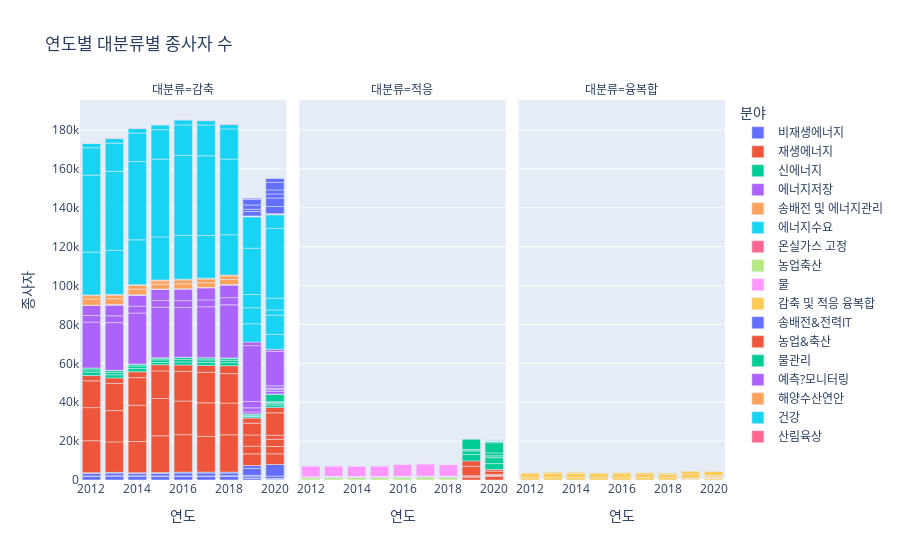

The notebook cell saved with this chart:
### Code cell
# 기후기술 분류별 종사자 수
fig = px.bar(data_frame=df_nemp, x="연도", y="종사자", facet_col="대분류", color="분야", title="연도별 대분류별 종사자 수")
fig.show()

ct.get_embed(cp.plot(fig, filename="연도별 대분류별 종사자 수", auto_open=False))

### Figure 1 — Plotly figure (JSON) as saved in the notebook; plotly's stock layout.template omitted (floating-point values rounded to 4 significant figures)
{"data": [{"alignmentgroup": "True", "hovertemplate": "분야=비재생에너지<br>대분류=감축<br>연도=%{x}<br>종사자=%{y}<extra></extra>", "legendgroup": "비재생에너지", "marker": {"color": "#636efa", "pattern": {"shape": ""}}, "name": "비재생에너지", "offsetgroup": "비재생에너지", "orientation": "v", "showlegend": true, "textposition": "auto", "type": "bar", "x": [2012, 2013, 2014, 2015, 2016, 2017, 2018, 2012, 2013, 2014, 2015, 2016, 2017, 2018, 2012, 2013, 2014, 2015, 2016, 2017, 2018, 2012, 2013, 2014, 2015, 2016, 2017, 2018, 2019, 2020, 2020, 2020, 2020, 2019, 2019, 2019, 2020, 2019, 2020], "xaxis": "x", "y": [1864, 2011, 1977, 1891, 1891, 1854, 1892, 183, 173, 145, 157, 227, 233, 243, 1316, 1354, 1224, 1327, 1467, 1504, 1449, 370, 391, 410, 431, 475, 488, 484, 816, 418, 194, 98, 20, 839, 739, 3548, 1248, 1472, 5997], "yaxis": "y"}, {"alignmentgroup": "True", "hovertemplate": "분야=재생에너지<br>대분류=감축<br>연도=%{x}<br>종사자=%{y}<extra></extra>", "legendgroup": "재생에너지", "marker": {"color": "#EF553B", "pattern": {"shape": ""}}, "name": "재생에너지", "offsetgroup": "재생에너지", "orientation": "v", "showlegend": true, "textposition": "auto", "type": "bar", "x": [2012, 2013, 2014, 2015, 2016, 2017, 2018, 2012, 2013, 2014, 2015, 2016, 2017, 2018, 2012, 2013, 2014, 2015, 2016, 2017, 2018, 2012, 2013, 2014, 2015, 2016, 2017, 2018, 2019, 2020, 2020, 2020, 2020, 2019, 2019, 2019, 2020, 2019, 2020], "xaxis": "x", "y": [16482, 15676, 16026, 18951, 19277, 18331, 19172, 17003, 16086, 18692, 19171, 17280, 17277, 16328, 13784, 13999, 14200, 14186, 15246, 15697, 15162, 2713, 2806, 2991, 3167, 3288, 3557, 4047, 6043, 5512, 3744, 3752, 2036, 3936, 5772, 6066, 11513, 2609, 2811], "yaxis": "y"}, {"alignmentgroup": "True", "hovertemplate": "분야=신에너지<br>대분류=감축<br>연도=%{x}<br>종사자=%{y}<extra></extra>", "legendgroup": "신에너지", "marker": {"color": "#00cc96", "pattern": {"shape": ""}}, "name": "신에너지", "offsetgroup": "신에너지", "orientation": "v", "showlegend": true, "textposition": "auto", "type": "bar", "x": [2012, 2013, 2014, 2015, 2016, 2017, 2018, 2012, 2013, 2014, 2015, 2016, 2017, 2018, 2012, 2013, 2014, 2015, 2016, 2017, 2018, 2012, 2013, 2014, 2015, 2016, 2017, 2018, 2019, 2020, 2020, 2020, 2020, 2019, 2019, 2019, 2020, 2019, 2020], "xaxis": "x", "y": [1789, 1645, 1658, 1228, 1553, 1565, 1588, 1123, 1281, 1302, 1314, 1305, 1284, 1248, 991, 931, 940, 962, 1040, 1071, 1047, 38, 43, 53, 62, 79, 73, 85, 753, 1194, 732, 717, 242, 153, 308, 864, 3719, 3, 304], "yaxis": "y"}, {"alignmentgroup": "True", "hovertemplate": "분야=에너지저장<br>대분류=감축<br>연도=%{x}<br>종사자=%{y}<extra></extra>", "legendgroup": "에너지저장", "marker": {"color": "#ab63fa", "pattern": {"shape": ""}}, "name": "에너지저장", "offsetgroup": "에너지저장", "orientation": "v", "showlegend": true, "textposition": "auto", "type": "bar", "x": [2012, 2013, 2014, 2015, 2016, 2017, 2018, 2012, 2013, 2014, 2015, 2016, 2017, 2018, 2012, 2013, 2014, 2015, 2016, 2017, 2018, 2012, 2013, 2014, 2015, 2016, 2017, 2018, 2019, 2020, 2020, 2020, 2020, 2019, 2019, 2019, 2020, 2019, 2020], "xaxis": "x", "y": [23579, 24547, 26230, 26043, 25607, 26165, 27338, 3387, 3521, 3580, 3447, 3492, 3528, 3705, 5126, 5561, 5632, 5691, 5983, 6233, 6485, 38, 41, 48, 62, 66, 75, 86, 1083, 1362, 901, 700, 1201, 2116, 3248, 28732, 17734, 1843, 1035], "yaxis": "y"}, {"alignmentgroup": "True", "hovertemplate": "분야=송배전 및 에너지관리<br>대분류=감축<br>연도=%{x}<br>종사자=%{y}<extra></extra>", "legendgroup": "송배전 및 에너지관리", "marker": {"color": "#FFA15A", "pattern": {"shape": ""}}, "name": "송배전 및 에너지관리", "offsetgroup": "송배전 및 에너지관리", "orientation": "v", "showlegend": true, "textposition": "auto", "type": "bar", "x": [2012, 2013, 2014, 2015, 2016, 2017, 2018, 2012, 2013, 2014, 2015, 2016, 2017, 2018, 2012, 2013, 2014, 2015, 2016, 2017, 2018, 2012, 2013, 2014, 2015, 2016, 2017, 2018], "xaxis": "x", "y": [138, 141, 137, 137, 134, 137, 145, 3160, 3020, 2902, 2399, 2465, 2384, 2607, 1741, 1838, 1901, 1833, 2005, 1889, 1833, 358, 374, 400, 415, 431, 467, 480], "yaxis": "y"}, {"alignmentgroup": "True", "hovertemplate": "분야=에너지수요<br>대분류=감축<br>연도=%{x}<br>종사자=%{y}<extra></extra>", "legendgroup": "에너지수요", "marker": {"color": "#19d3f3", "pattern": {"shape": ""}}, "name": "에너지수요", "offsetgroup": "에너지수요", "orientation": "v", "showlegend": true, "textposition": "auto", "type": "bar", "x": [2012, 2013, 2014, 2015, 2016, 2017, 2018, 2012, 2013, 2014, 2015, 2016, 2017, 2018, 2012, 2013, 2014, 2015, 2016, 2017, 2018, 2012, 2013, 2014, 2015, 2016, 2017, 2018, 2019, 2020, 2020, 2020, 2020, 2019, 2019, 2019, 2020, 2019, 2020], "xaxis": "x", "y": [22009, 22646, 23061, 22119, 22492, 21932, 20721, 39609, 40663, 40265, 40016, 41114, 40999, 38933, 14108, 14499, 14682, 15163, 15725, 15843, 15499, 2366, 2406, 2496, 2533, 2622, 2286, 2354, 9418, 7711, 9892, 2650, 6066, 8248, 6801, 23789, 35902, 16177, 7041], "yaxis": "y"}, {"alignmentgroup": "True", "hovertemplate": "분야=온실가스 고정<br>대분류=감축<br>연도=%{x}<br>종사자=%{y}<extra></extra>", "legendgroup": "온실가스 고정", "marker": {"color": "#FF6692", "pattern": {"shape": ""}}, "name": "온실가스 고정", "offsetgroup": "온실가스 고정", "orientation": "v", "showlegend": true, "textposition": "auto", "type": "bar", "x": [2012, 2013, 2014, 2015, 2016, 2017, 2018, 2012, 2013, 2014, 2015, 2016, 2017, 2018, 2012, 2013, 2014, 2015, 2016, 2017, 2018, 2012, 2013, 2014, 2015, 2016, 2017, 2018, 2019, 2020, 2020, 2020, 2020, 2019, 2019, 2019, 2020, 2019, 2020], "xaxis": "x", "y": [19, 17, 17, 17, 13, 4, 4, 64, 80, 92, 99, 103, 89, 88, 216, 229, 232, 239, 275, 305, 336, 11, 12, 13, 14, 15, 16, 21, 177, 72, 112, 0, 23, 165, 108, 0, 262, 15, 66], "yaxis": "y"}, {"alignmentgroup": "True", "hovertemplate": "분야=농업축산<br>대분류=적응<br>연도=%{x}<br>종사자=%{y}<extra></extra>", "legendgroup": "농업축산", "marker": {"color": "#B6E880", "pattern": {"shape": ""}}, "name": "농업축산", "offsetgroup": "농업축산", "orientation": "v", "showlegend": true, "textposition": "auto", "type": "bar", "x": [2012, 2013, 2014, 2015, 2016, 2017, 2018, 2012, 2013, 2014, 2015, 2016, 2017, 2018, 2012, 2013, 2014, 2015, 2016, 2017, 2018, 2012, 2013, 2014, 2015, 2016, 2017, 2018], "xaxis": "x2", "y": [8, 2, 2, 1, 0, 0, 0, 128, 127, 126, 128, 142, 144, 147, 1140, 1288, 1218, 1248, 1298, 1414, 1392, 70, 69, 70, 71, 76, 72, 78], "yaxis": "y2"}, {"alignmentgroup": "True", "hovertemplate": "분야=물<br>대분류=적응<br>연도=%{x}<br>종사자=%{y}<extra></extra>", "legendgroup": "물", "marker": {"color": "#FF97FF", "pattern": {"shape": ""}}, "name": "물", "offsetgroup": "물", "orientation": "v", "showlegend": true, "textposition": "auto", "type": "bar", "x": [2012, 2013, 2014, 2015, 2016, 2017, 2018, 2012, 2013, 2014, 2015, 2016, 2017, 2018, 2012, 2013, 2014, 2015, 2016, 2017, 2018, 2012, 2013, 2014, 2015, 2016, 2017, 2018], "xaxis": "x2", "y": [64, 69, 70, 68, 98, 101, 72, 321, 324, 310, 308, 335, 363, 295, 5479, 5327, 5385, 5404, 6078, 6165, 5895, 73, 74, 74, 72, 73, 74, 73], "yaxis": "y2"}, {"alignmentgroup": "True", "hovertemplate": "분야=감축 및 적응 융복합<br>대분류=융복합<br>연도=%{x}<br>종사자=%{y}<extra></extra>", "legendgroup": "감축 및 적응 융복합", "marker": {"color": "#FECB52", "pattern": {"shape": ""}}, "name": "감축 및 적응 융복합", "offsetgroup": "감축 및 적응 융복합", "orientation": "v", "showlegend": true, "textposition": "auto", "type": "bar", "x": [2012, 2013, 2014, 2015, 2016, 2017, 2018, 2012, 2013, 2014, 2015, 2016, 2017, 2018, 2012, 2013, 2014, 2015, 2016, 2017, 2018, 2012, 2013, 2014, 2015, 2016, 2017, 2018, 2019, 2020, 2020, 2020, 2020, 2019, 2019, 2019, 2020, 2019, 2020], "xaxis": "x3", "y": [1137, 1218, 1192, 1209, 1209, 1209, 1211, 2116, 2286, 2225, 2075, 2024, 1895, 1702, 604, 648, 740, 660, 780, 800, 727, 92, 95, 99, 93, 85, 92, 91, 458, 724, 280, 169, 425, 220, 390, 2022, 731, 1392, 1985], "yaxis": "y3"}, {"alignmentgroup": "True", "hovertemplate": "분야=송배전&전력IT<br>대분류=감축<br>연도=%{x}<br>종사자=%{y}<extra></extra>", "legendgroup": "송배전&전력IT", "marker": {"color": "#636efa", "pattern": {"shape": ""}}, "name": "송배전&전력IT", "offsetgroup": "송배전&전력IT", "orientation": "v", "showlegend": true, "textposition": "auto", "type": "bar", "x": [2019, 2020, 2020, 2020, 2020, 2019, 2019, 2019, 2020, 2019, 2020], "xaxis": "x", "y": [2216, 3675, 4336, 2139, 2075, 1177, 2188, 2950, 3847, 535, 1989], "yaxis": "y"}, {"alignmentgroup": "True", "hovertemplate": "분야=농업&축산<br>대분류=적응<br>연도=%{x}<br>종사자=%{y}<extra></extra>", "legendgroup": "농업&축산", "marker": {"color": "#EF553B", "pattern": {"shape": ""}}, "name": "농업&축산", "offsetgroup": "농업&축산", "orientation": "v", "showlegend": true, "textposition": "auto", "type": "bar", "x": [2019, 2020, 2020, 2020, 2020, 2019, 2019, 2019, 2020, 2019, 2020], "xaxis": "x2", "y": [1516, 1893, 474, 87, 423, 200, 510, 4864, 1702, 2733, 842], "yaxis": "y2"}, {"alignmentgroup": "True", "hovertemplate": "분야=물관리<br>대분류=적응<br>연도=%{x}<br>종사자=%{y}<extra></extra>", "legendgroup": "물관리", "marker": {"color": "#00cc96", "pattern": {"shape": ""}}, "name": "물관리", "offsetgroup": "물관리", "orientation": "v", "showlegend": true, "textposition": "auto", "type": "bar", "x": [2019, 2020, 2020, 2020, 2020, 2019, 2019, 2019, 2020, 2019, 2020], "xaxis": "x2", "y": [3281, 3015, 3081, 909, 1502, 1822, 558, 250, 5218, 5190, 737], "yaxis": "y2"}, {"alignmentgroup": "True", "hovertemplate": "분야=예측?모니터링<br>대분류=적응<br>연도=%{x}<br>종사자=%{y}<extra></extra>", "legendgroup": "예측?모니터링", "marker": {"color": "#ab63fa", "pattern": {"shape": ""}}, "name": "예측?모니터링", "offsetgroup": "예측?모니터링", "orientation": "v", "showlegend": true, "textposition": "auto", "type": "bar", "x": [2020, 2020, 2020, 2020, 2020, 2020], "xaxis": "x2", "y": [120, 6, 0, 0, 0, 54], "yaxis": "y2"}, {"alignmentgroup": "True", "hovertemplate": "분야=해양수산연안<br>대분류=적응<br>연도=%{x}<br>종사자=%{y}<extra></extra>", "legendgroup": "해양수산연안", "marker": {"color": "#FFA15A", "pattern": {"shape": ""}}, "name": "해양수산연안", "offsetgroup": "해양수산연안", "orientation": "v", "showlegend": true, "textposition": "auto", "type": "bar", "x": [2020, 2020, 2020, 2020, 2020, 2020], "xaxis": "x2", "y": [61, 41, 43, 0, 0, 0], "yaxis": "y2"}, {"alignmentgroup": "True", "hovertemplate": "분야=건강<br>대분류=적응<br>연도=%{x}<br>종사자=%{y}<extra></extra>", "legendgroup": "건강", "marker": {"color": "#19d3f3", "pattern": {"shape": ""}}, "name": "건강", "offsetgroup": "건강", "orientation": "v", "showlegend": true, "textposition": "auto", "type": "bar", "x": [2020, 2020, 2020, 2020, 2020, 2020], "xaxis": "x2", "y": [226, 419, 181, 20, 110, 0], "yaxis": "y2"}, {"alignmentgroup": "True", "hovertemplate": "분야=산림육상<br>대분류=적응<br>연도=%{x}<br>종사자=%{y}<extra></extra>", "legendgroup": "산림육상", "marker": {"color": "#FF6692", "pattern": {"shape": ""}}, "name": "산림육상", "offsetgroup": "산림육상", "orientation": "v", "showlegend": true, "textposition": "auto", "type": "bar", "x": [2020, 2020, 2020, 2020, 2020, 2020], "xaxis": "x2", "y": [223, 166, 0, 0, 0, 42], "yaxis": "y2"}], "layout": {"annotations": [{"font": {}, "showarrow": false, "text": "대분류=감축", "x": 0.16, "xanchor": "center", "xref": "paper", "y": 1, "yanchor": "bottom", "yref": "paper"}, {"font": {}, "showarrow": false, "text": "대분류=적응", "x": 0.5, "xanchor": "center", "xref": "paper", "y": 1, "yanchor": "bottom", "yref": "paper"}, {"font": {}, "showarrow": false, "text": "대분류=융복합", "x": 0.84, "xanchor": "center", "xref": "paper", "y": 1, "yanchor": "bottom", "yref": "paper"}], "barmode": "relative", "legend": {"title": {"text": "분야"}, "tracegroupgap": 0}, "title": {"text": "연도별 대분류별 종사자 수"}, "xaxis": {"anchor": "y", "domain": [0, 0.32], "title": {"text": "연도"}}, "xaxis2": {"anchor": "y2", "domain": [0.34, 0.66], "matches": "x", "title": {"text": "연도"}}, "xaxis3": {"anchor": "y3", "domain": [0.68, 1.0], "matches": "x", "title": {"text": "연도"}}, "yaxis": {"anchor": "x", "domain": [0, 1], "title": {"text": "종사자"}}, "yaxis2": {"anchor": "x2", "domain": [0, 1], "matches": "y", "showticklabels": false}, "yaxis3": {"anchor": "x3", "domain": [0, 1], "matches": "y", "showticklabels": false}}}
